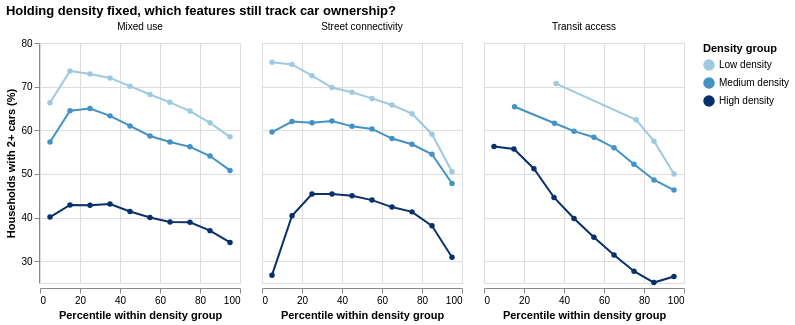

Write notebook code for a chart like this one.
### Markdown cell above
## Step 3 · Figure 2: does mixed use still matter at similar densities?

- problem: dense places are also mixed, connected, near transit
- → Fig 1 can't separate mixed use from density
- fix: split into 3 density groups (low / medium / high)
- redo the profiles **inside** each group
- line still steep → feature matters even at similar density
- line flat → Fig 1 slope was mostly just density

### Code cell
# 3 equal-size density groups
df["density_group"] = pd.qcut(df["pop_density"], 3, labels=["Low density", "Medium density", "High density"])

tables = []
for group_name in ["Low density", "Medium density", "High density"]:
    group = df[df["density_group"] == group_name]
    for col, label in FEATURES.items():
        if col == "pop_density":
            continue  # skip density itself
        t = profile(group, col, label)
        t["density_group"] = group_name
        tables.append(t)
prof2 = pd.concat(tables, ignore_index=True)

fig2 = alt.Chart(prof2).mark_line(point=True).encode(
    x=alt.X("x:Q", title="Percentile within density group"),
    y=alt.Y("y:Q", title="Households with 2+ cars (%)", scale=alt.Scale(zero=False)),
    color=alt.Color("density_group:N", title="Density group",
                    sort=["Low density", "Medium density", "High density"],
                    scale=alt.Scale(range=["#9ecae1", "#4292c6", "#08306b"])),  # light -> dark blue
    column=alt.Column("feature:N", title=None),
    tooltip=["feature", "density_group", "y", "n"],
).properties(
    width=200,
    height=240,
    title="Holding density fixed, which features still track car ownership?",
)

fig2.save("../figures/fig2_within_density.png", scale_factor=2)
fig2.save("../figures/fig2_within_density.html")
fig2

### Figure 1 — Vega-Lite specification as saved in the notebook (floating-point values rounded to 4 significant figures)
{"config": {"view": {"continuousWidth": 300, "continuousHeight": 300}}, "data": {"name": "data-da2baa6a995a2c1be53808ddaf952077"}, "mark": {"type": "line", "point": true}, "encoding": {"color": {"field": "density_group", "scale": {"range": ["#9ecae1", "#4292c6", "#08306b"]}, "sort": ["Low density", "Medium density", "High density"], "title": "Density group", "type": "nominal"}, "column": {"field": "feature", "title": null, "type": "nominal"}, "tooltip": [{"field": "feature", "type": "nominal"}, {"field": "density_group", "type": "nominal"}, {"field": "y", "type": "quantitative"}, {"field": "n", "type": "quantitative"}], "x": {"field": "x", "title": "Percentile within density group", "type": "quantitative"}, "y": {"field": "y", "scale": {"zero": false}, "title": "Households with 2+ cars (%)", "type": "quantitative"}}, "height": 240, "title": "Holding density fixed, which features still track car ownership?", "width": 200, "$schema": "https://vega.github.io/schema/vega-lite/v6.4.1.json", "datasets": {"data-da2baa6a995a2c1be53808ddaf952077": [{"feature": "Mixed use", "bin": 1, "x": 5.0, "y": 66.3, "n": 3828, "density_group": "Low density"}, {"feature": "Mixed use", "bin": 2, "x": 15.0, "y": 73.6, "n": 3829, "density_group": "Low density"}, {"feature": "Mixed use", "bin": 3, "x": 25.0, "y": 72.9, "n": 3829, "density_group": "Low density"}, {"feature": "Mixed use", "bin": 4, "x": 35.0, "y": 72.0, "n": 3828, "density_group": "Low density"}, {"feature": "Mixed use", "bin": 5, "x": 45.0, "y": 70.1, "n": 3829, "density_group": "Low density"}, {"feature": "Mixed use", "bin": 6, "x": 55.0, "y": 68.2, "n": 3829, "density_group": "Low density"}, {"feature": "Mixed use", "bin": 7, "x": 65.0, "y": 66.4, "n": 3828, "density_group": "Low density"}, {"feature": "Mixed use", "bin": 8, "x": 75.0, "y": 64.4, "n": 3829, "density_group": "Low density"}, {"feature": "Mixed use", "bin": 9, "x": 85.0, "y": 61.7, "n": 3829, "density_group": "Low density"}, {"feature": "Mixed use", "bin": 10, "x": 95.0, "y": 58.5, "n": 3829, "density_group": "Low density"}, {"feature": "Street connectivity", "bin": 1, "x": 5.0, "y": 75.6, "n": 3828, "density_group": "Low density"}, {"feature": "Street connectivity", "bin": 2, "x": 15.0, "y": 75.1, "n": 3829, "density_group": "Low density"}, {"feature": "Street connectivity", "bin": 3, "x": 25.0, "y": 72.5, "n": 3829, "density_group": "Low density"}, {"feature": "Street connectivity", "bin": 4, "x": 35.0, "y": 69.8, "n": 3828, "density_group": "Low density"}, {"feature": "Street connectivity", "bin": 5, "x": 45.0, "y": 68.7, "n": 3829, "density_group": "Low density"}, {"feature": "Street connectivity", "bin": 6, "x": 55.0, "y": 67.3, "n": 3829, "density_group": "Low density"}, {"feature": "Street connectivity", "bin": 7, "x": 65.0, "y": 65.8, "n": 3828, "density_group": "Low density"}, {"feature": "Street connectivity", "bin": 8, "x": 75.0, "y": 63.8, "n": 3829, "density_group": "Low density"}, {"feature": "Street connectivity", "bin": 9, "x": 85.0, "y": 59.1, "n": 3829, "density_group": "Low density"}, {"feature": "Street connectivity", "bin": 10, "x": 95.0, "y": 50.5, "n": 3829, "density_group": "Low density"}, {"feature": "Transit access", "bin": 4, "x": 36.06, "y": 70.7, "n": 27608, "density_group": "Low density"}, {"feature": "Transit access", "bin": 8, "x": 76.06, "y": 62.4, "n": 3029, "density_group": "Low density"}, {"feature": "Transit access", "bin": 9, "x": 85.01, "y": 57.5, "n": 3822, "density_group": "Low density"}, {"feature": "Transit access", "bin": 10, "x": 95.0, "y": 50.0, "n": 3828, "density_group": "Low density"}, {"feature": "Mixed use", "bin": 1, "x": 5.001, "y": 57.3, "n": 3828, "density_group": "Medium density"}, {"feature": "Mixed use", "bin": 2, "x": 15.0, "y": 64.5, "n": 3829, "density_group": "Medium density"}, {"feature": "Mixed use", "bin": 3, "x": 25.0, "y": 65.0, "n": 3828, "density_group": "Medium density"}, {"feature": "Mixed use", "bin": 4, "x": 35.0, "y": 63.3, "n": 3829, "density_group": "Medium density"}, {"feature": "Mixed use", "bin": 5, "x": 45.0, "y": 61.0, "n": 3829, "density_group": "Medium density"}, {"feature": "Mixed use", "bin": 6, "x": 55.0, "y": 58.7, "n": 3828, "density_group": "Medium density"}, {"feature": "Mixed use", "bin": 7, "x": 65.0, "y": 57.3, "n": 3829, "density_group": "Medium density"}, {"feature": "Mixed use", "bin": 8, "x": 75.0, "y": 56.2, "n": 3828, "density_group": "Medium density"}, {"feature": "Mixed use", "bin": 9, "x": 85.0, "y": 54.1, "n": 3829, "density_group": "Medium density"}, {"feature": "Mixed use", "bin": 10, "x": 95.0, "y": 50.8, "n": 3829, "density_group": "Medium density"}, {"feature": "Street connectivity", "bin": 1, "x": 5.001, "y": 59.6, "n": 3828, "density_group": "Medium density"}, {"feature": "Street connectivity", "bin": 2, "x": 15.0, "y": 62.0, "n": 3829, "density_group": "Medium density"}, {"feature": "Street connectivity", "bin": 3, "x": 25.0, "y": 61.7, "n": 3828, "density_group": "Medium density"}, {"feature": "Street connectivity", "bin": 4, "x": 35.0, "y": 62.1, "n": 3829, "density_group": "Medium density"}, {"feature": "Street connectivity", "bin": 5, "x": 45.0, "y": 60.9, "n": 3829, "density_group": "Medium density"}, {"feature": "Street connectivity", "bin": 6, "x": 55.0, "y": 60.3, "n": 3828, "density_group": "Medium density"}, {"feature": "Street connectivity", "bin": 7, "x": 65.0, "y": 58.1, "n": 3829, "density_group": "Medium density"}, {"feature": "Street connectivity", "bin": 8, "x": 75.0, "y": 56.8, "n": 3828, "density_group": "Medium density"}, {"feature": "Street connectivity", "bin": 9, "x": 85.0, "y": 54.5, "n": 3829, "density_group": "Medium density"}, {"feature": "Street connectivity", "bin": 10, "x": 95.0, "y": 47.8, "n": 3829, "density_group": "Medium density"}, {"feature": "Transit access", "bin": 2, "x": 15.29, "y": 65.4, "n": 11707, "density_group": "Medium density"}, {"feature": "Transit access", "bin": 4, "x": 35.28, "y": 61.6, "n": 3603, "density_group": "Medium density"}, {"feature": "Transit access", "bin": 5, "x": 44.98, "y": 59.8, "n": 3824, "density_group": "Medium density"}, {"feature": "Transit access", "bin": 6, "x": 54.99, "y": 58.4, "n": 3840, "density_group": "Medium density"}, {"feature": "Transit access", "bin": 7, "x": 64.98, "y": 56.0, "n": 3811, "density_group": "Medium density"}, {"feature": "Transit access", "bin": 8, "x": 74.98, "y": 52.2, "n": 3844, "density_group": "Medium density"}, {"feature": "Transit access", "bin": 9, "x": 85.01, "y": 48.6, "n": 3835, "density_group": "Medium density"}, {"feature": "Transit access", "bin": 10, "x": 95.01, "y": 46.3, "n": 3822, "density_group": "Medium density"}, {"feature": "Mixed use", "bin": 1, "x": 5.0, "y": 40.1, "n": 3828, "density_group": "High density"}, {"feature": "Mixed use", "bin": 2, "x": 15.0, "y": 42.9, "n": 3829, "density_group": "High density"}, {"feature": "Mixed use", "bin": 3, "x": 25.0, "y": 42.8, "n": 3829, "density_group": "High density"}, {"feature": "Mixed use", "bin": 4, "x": 35.0, "y": 43.1, "n": 3828, "density_group": "High density"}, {"feature": "Mixed use", "bin": 5, "x": 45.0, "y": 41.4, "n": 3829, "density_group": "High density"}, {"feature": "Mixed use", "bin": 6, "x": 55.0, "y": 40.0, "n": 3829, "density_group": "High density"}, {"feature": "Mixed use", "bin": 7, "x": 65.0, "y": 39.0, "n": 3828, "density_group": "High density"}, {"feature": "Mixed use", "bin": 8, "x": 75.0, "y": 38.9, "n": 3829, "density_group": "High density"}, {"feature": "Mixed use", "bin": 9, "x": 85.0, "y": 37.0, "n": 3829, "density_group": "High density"}, {"feature": "Mixed use", "bin": 10, "x": 95.0, "y": 34.3, "n": 3829, "density_group": "High density"}, {"feature": "Street connectivity", "bin": 1, "x": 5.0, "y": 26.8, "n": 3828, "density_group": "High density"}, {"feature": "Street connectivity", "bin": 2, "x": 15.0, "y": 40.4, "n": 3829, "density_group": "High density"}, {"feature": "Street connectivity", "bin": 3, "x": 25.0, "y": 45.4, "n": 3829, "density_group": "High density"}, {"feature": "Street connectivity", "bin": 4, "x": 35.0, "y": 45.4, "n": 3828, "density_group": "High density"}, {"feature": "Street connectivity", "bin": 5, "x": 45.0, "y": 45.0, "n": 3829, "density_group": "High density"}, {"feature": "Street connectivity", "bin": 6, "x": 55.0, "y": 44.0, "n": 3829, "density_group": "High density"}, {"feature": "Street connectivity", "bin": 7, "x": 65.0, "y": 42.4, "n": 3828, "density_group": "High density"}, {"feature": "Street connectivity", "bin": 8, "x": 75.0, "y": 41.3, "n": 3829, "density_group": "High density"}, {"feature": "Street connectivity", "bin": 9, "x": 85.0, "y": 38.1, "n": 3829, "density_group": "High density"}, {"feature": "Street connectivity", "bin": 10, "x": 95.0, "y": 30.9, "n": 3829, "density_group": "High density"}, {"feature": "Transit access", "bin": 1, "x": 4.999, "y": 56.3, "n": 3827, "density_group": "High density"}, {"feature": "Transit access", "bin": 2, "x": 14.99, "y": 55.7, "n": 3822, "density_group": "High density"}, {"feature": "Transit access", "bin": 3, "x": 24.97, "y": 51.2, "n": 3821, "density_group": "High density"}, {"feature": "Transit access", "bin": 4, "x": 35.01, "y": 44.6, "n": 3866, "density_group": "High density"}, {"feature": "Transit access", "bin": 5, "x": 45.03, "y": 39.8, "n": 3805, "density_group": "High density"}, {"feature": "Transit access", "bin": 6, "x": 54.96, "y": 35.5, "n": 3799, "density_group": "High density"}, {"feature": "Transit access", "bin": 7, "x": 65.01, "y": 31.4, "n": 3897, "density_group": "High density"}, {"feature": "Transit access", "bin": 8, "x": 75.01, "y": 27.7, "n": 3764, "density_group": "High density"}, {"feature": "Transit access", "bin": 9, "x": 84.93, "y": 25.1, "n": 3835, "density_group": "High density"}, {"feature": "Transit access", "bin": 10, "x": 94.97, "y": 26.5, "n": 3851, "density_group": "High density"}]}}
